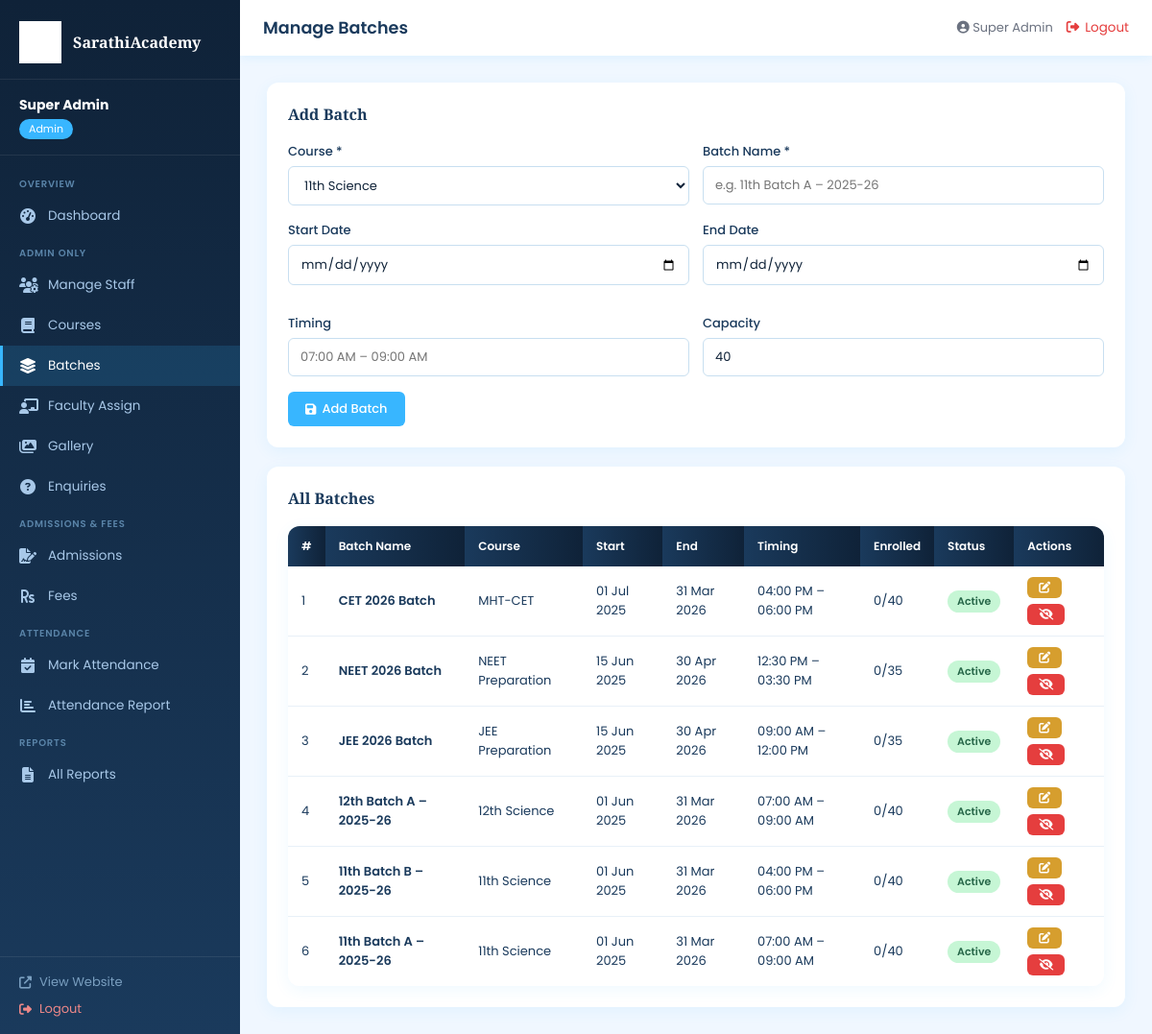
The app's page /admin/pages/batches.php (signed in) with its own data.
### tables this page shows
CREATE TABLE IF NOT EXISTS batches (
    id          INT AUTO_INCREMENT PRIMARY KEY,
    course_id   INT NOT NULL,
    batch_name  VARCHAR(100) NOT NULL,
    start_date  DATE,
    end_date    DATE,
    timing      VARCHAR(80),
    capacity    INT DEFAULT 40,
    is_active   TINYINT(1) DEFAULT 1,
    created_at  DATETIME DEFAULT CURRENT_TIMESTAMP,
    FOREIGN KEY (course_id) REFERENCES courses(id) ON DELETE CASCADE
);

CREATE TABLE IF NOT EXISTS courses (
    id            INT AUTO_INCREMENT PRIMARY KEY,
    name          VARCHAR(100) NOT NULL,          
    code          VARCHAR(20)  NOT NULL UNIQUE,   
    description   TEXT,
    duration      VARCHAR(80),                    
    fees          DECIMAL(10,2) DEFAULT 0.00,
    coordinator_id INT,
    is_active     TINYINT(1) DEFAULT 1,
    created_at    DATETIME DEFAULT CURRENT_TIMESTAMP,
    FOREIGN KEY (coordinator_id) REFERENCES users(id) ON DELETE SET NULL
);

### includes/auth.php (called while the page is built, shortened)
<?php
function dbFetchAll($sql, $params = []) {
    $db   = getDB();
    $stmt = mysqli_prepare($db, $sql);
    mysqli_stmt_execute($stmt);
    $res  = mysqli_stmt_get_result($stmt);
    $rows = [];
    while ($row = mysqli_fetch_assoc($res)) $rows[] = $row;
    return $rows;
}
function e($v)        { return htmlspecialchars((string)$v, ENT_QUOTES, 'UTF-8'); }

### admin/pages/batches.php (the view, shortened to what this page needs)
<?php $pageTitle='Manage Batches'; $activePage='batches';
require_once dirname(__DIR__).'/includes/admin_header.php'; requireAdmin();
$courses=dbFetchAll('SELECT id,name FROM courses WHERE is_active=1');
$batches=dbFetchAll('SELECT b.*,c.name AS course_name,(SELECT COUNT(*) FROM admissions a WHERE a.batch_id=b.id AND a.status="approved") AS enrolled FROM batches b JOIN courses c ON c.id=b.course_id ORDER BY b.id DESC');
$edit=null; if(isset($_GET['edit'])){foreach($batches as $b){if($b['id']==(int)$_GET['edit']){$edit=$b;break;}}}
?>
<div class="card mb-3">
  <div class="card-header"><h3><?=$edit?'Edit Batch':'Add Batch'?></h3><?php if($edit): ?><a href="?" class="btn btn-secondary btn-sm">Cancel</a><?php endif; ?></div>
  <form method="POST"><input type="hidden" name="action" value="<?=$edit?'edit':'add'?>"><?php if($edit): ?><input type="hidden" name="id" value="<?=$edit['id']?>"><?php endif; ?>
    <div class="form-row">
      <div class="form-group"><label>Course *</label><select name="course_id" class="form-control" required><?php foreach($courses as $c): ?><option value="<?=$c['id']?>" <?=($edit['course_id']??'')==$c['id']?'selected':''?>><?=e($c['name'])?></option><?php endforeach; ?></select></div>
      <div class="form-group"><label>Batch Name *</label><input type="text" name="batch_name" class="form-control" value="<?=e($edit['batch_name']??'')?>" placeholder="e.g. 11th Batch A – 2025-26" required></div>
    </div>
    <div class="form-row">
      <div class="form-group"><label>Start Date</label><input type="date" name="start_date" class="form-control" value="<?=e($edit['start_date']??'')?>"></div>
      <div class="form-group"><label>End Date</label><input type="date" name="end_date" class="form-control" value="<?=e($edit['end_date']??'')?>"></div>
      <div class="form-group"><label>Timing</label><input type="text" name="timing" class="form-control" placeholder="07:00 AM – 09:00 AM" value="<?=e($edit['timing']??'')?>"></div>
      <div class="form-group"><label>Capacity</label><input type="number" name="capacity" class="form-control" value="<?=e($edit['capacity']??40)?>"></div>
    </div>
    <button type="submit" class="btn btn-primary"><i class="fas fa-save"></i> <?=$edit?'Update':'Add Batch'?></button>
  </form>
</div>
<div class="card"><div class="card-header"><h3>All Batches</h3></div>
<div class="table-wrap"><table><thead><tr><th>#</th><th>Batch Name</th><th>Course</th><th>Start</th><th>End</th><th>Timing</th><th>Enrolled</th><th>Status</th><th>Actions</th></tr></thead>
<tbody><?php foreach($batches as $i=>$b): ?>
<tr><td><?=$i+1?></td><td class="fw-600"><?=e($b['batch_name'])?></td><td><?=e($b['course_name'])?></td>
<td><?=$b['start_date']?date('d M Y',strtotime($b['start_date'])):'—'?></td>
<td><?=$b['end_date']?date('d M Y',strtotime($b['end_date'])):'—'?></td>
<td><?=e($b['timing'])?></td><td><?=$b['enrolled']?>/<?=$b['capacity']?></td>
<td><span class="badge badge-<?=$b['is_active']?'active':'inactive'?>"><?=$b['is_active']?'Active':'Inactive'?></span></td>
<td><div class="actions"><a href="?edit=<?=$b['id']?>" class="btn btn-sm btn-warning"><i class="fas fa-edit"></i></a>
<form method="POST" style="display:inline;"><button class="btn btn-sm <?=$b['is_active']?'btn-danger':'btn-success'?>" data-confirm="Toggle?"><i class="fas fa-<?=$b['is_active']?'eye-slash':'eye'?>"></i></button></form></div></td></tr>
<?php endforeach; ?></tbody></table></div></div>
<?php require_once dirname(__DIR__).'/includes/admin_footer.php'; ?>

### assets/css/admin.css (style rules this page uses)
:root { --sky: #38b6ff; --sky-light: #e8f6ff; --navy: #1a3a5c; --navy-dark: #0f2238; --gold: #c9a84c; --white: #ffffff; --gray: #6b7280; --sidebar-w: 250px; --danger: #e53e3e; --success: #38a169; --warning: #d69e2e; }
*,*::before,*::after { box-sizing:border-box;margin:0;padding:0; }
body { font-family:'Poppins',sans-serif;font-size:14px;background:#f0f7ff;color:#1a3a5c;display:flex;min-height:100vh; }
h1,h2,h3,h4 { font-family:'Playfair Display',serif; }
a { text-decoration:none;color:inherit; }
.card { background:var(--white);border-radius:12px;box-shadow:0 4px 16px rgba(56,182,255,.08);padding:22px; }
.card-header { display:flex;align-items:center;justify-content:space-between;margin-bottom:18px; }
.card-header h3 { font-size:1rem;color:var(--navy); }
.card+.card { margin-top:20px; }
.table-wrap { overflow-x:auto;border-radius:12px;box-shadow:0 4px 16px rgba(56,182,255,.08); }
table { width:100%;border-collapse:collapse;background:var(--white); }
th { background:linear-gradient(90deg,var(--navy),var(--navy-dark));color:#fff;padding:12px 14px;text-align:left;font-size:12px;font-weight:600;white-space:nowrap; }
td { padding:11px 14px;border-bottom:1px solid #e8f0f8;font-size:13px;vertical-align:middle; }
tr:last-child td { border-bottom:none; }
.badge { display:inline-block;padding:3px 10px;border-radius:20px;font-size:11px;font-weight:600; }
.badge-active { background:#c6f6d5;color:#276749; }
.actions { display:flex;gap:6px;flex-wrap:wrap; }
.form-group { margin-bottom:16px; }
.form-group label { display:block;font-weight:500;margin-bottom:5px;font-size:13px;color:var(--navy); }
.form-control { width:100%;padding:9px 12px;border:1.5px solid #c8dff0;border-radius:6px;font-size:13px;font-family:inherit;color:var(--navy-dark);background:#fff;transition:border-color .2s,box-shadow .2s; }
.form-row { display:grid;grid-template-columns:1fr 1fr;gap:14px; }
.btn { display:inline-flex;align-items:center;gap:6px;padding:8px 18px;border-radius:6px;font-weight:500;font-size:13px;cursor:pointer;border:none;font-family:inherit;transition:all .2s; }
.btn-primary { background:var(--sky);color:#fff; }
.btn-danger { background:var(--danger);color:#fff; }
.btn-warning { background:var(--warning);color:#fff; }
.btn-sm { padding:5px 12px;font-size:12px; }
.mb-3 { margin-bottom:20px; }
.fw-600 { font-weight:600; }

### records on screen
batches: batch_name "CET 2026 Batch", course.name "MHT-CET", start_date "01 Jul 2025", end_date "31 Mar 2026", timing "04:00 PM – 06:00 PM", enrolled "0", capacity "40", is_active "Active"
batches: batch_name "NEET 2026 Batch", course.name "NEET Preparation", start_date "15 Jun 2025", end_date "30 Apr 2026", timing "12:30 PM – 03:30 PM", enrolled "0", capacity "35", is_active "Active"
batches: batch_name "JEE 2026 Batch", course.name "JEE Preparation", start_date "15 Jun 2025", end_date "30 Apr 2026", timing "09:00 AM – 12:00 PM", enrolled "0", capacity "35", is_active "Active"
batches: batch_name "12th Batch A – 2025-26", course.name "12th Science", start_date "01 Jun 2025", end_date "31 Mar 2026", timing "07:00 AM – 09:00 AM", enrolled "0", capacity "40", is_active "Active"
batches: batch_name "11th Batch B – 2025-26", course.name "11th Science", start_date "01 Jun 2025", end_date "31 Mar 2026", timing "04:00 PM – 06:00 PM", enrolled "0", capacity "40", is_active "Active"
batches: batch_name "11th Batch A – 2025-26", course.name "11th Science", start_date "01 Jun 2025", end_date "31 Mar 2026", timing "07:00 AM – 09:00 AM", enrolled "0", capacity "40", is_active "Active"

### other values on screen
$adminUser['name'] "Super Admin"
$adminUser['role'] "Admin"
$pageTitle "Manage Batches"
form field course_id "11th Science"
